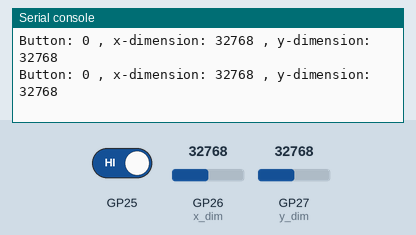
Recording of a program running on a simulated Raspberry Pi Pico running MicroPython. Parts: the last lines printed to the serial console. Inputs (shaded band) come from the test bench; at power-on: GP26 (x_dim) = 32768, GP27 (y_dim) = 32768 (analog values on the 0–65535 scale).

Above: at 1.2 s.
1.3 s: GP26 (x_dim) set to 45874
At 1.31 s:
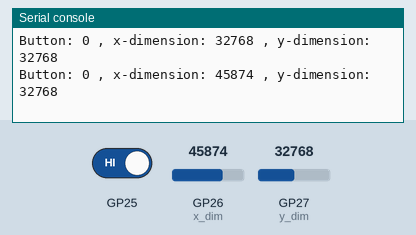
2.8 s: GP27 (y_dim) set to 45874
At 2.82 s:
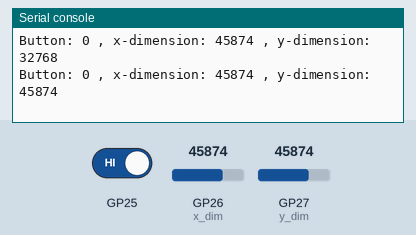
4.3 s: on-board LED held down
At 4.33 s:
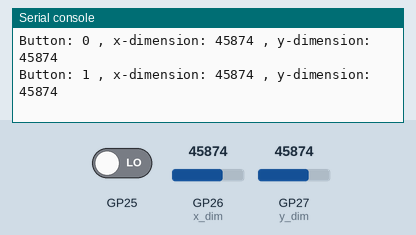
5.8 s: GP26 (x_dim) set to 57670
At 5.84 s:
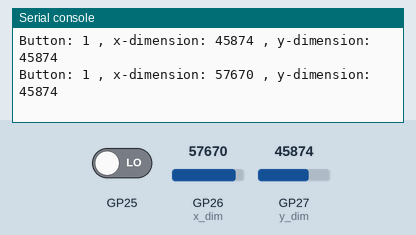
7.3 s: GP27 (y_dim) set to 57670
At 7.35 s:
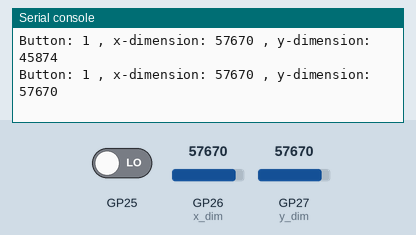
8.8 s: on-board LED released
At 8.86 s:
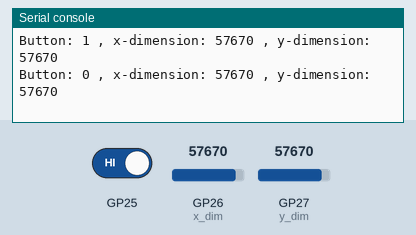
Timing chart, 0 to 11.3 s (numbered marks = the images above; inputs shaded):
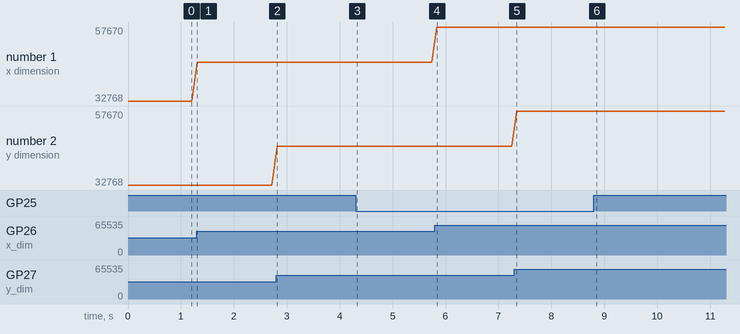

The program:

joystick.py
```python
#Joystick Reading

import machine
from time import sleep
from picozero import Button

button = Button(25) #connecting to GPIO 25
x_dim = machine.ADC(26) # connecting to ADC GPIO 26
y_dim = machine.ADC(27) # connecting to ADC GPIO 27

while True:
    x_value = x_dim.read_u16()
    y_value = y_dim.read_u16()
    print(f'Button: {button.value} , x-dimension: {x_value} , y-dimension: {y_value}')
    sleep(0.1)
```

Measured:
- after the input at 1.3 s, the serial console: prints a new line at once (image 1)
- after the input at 2.8 s, the serial console: prints a new line at once (image 2)
- after the input at 4.3 s, the serial console: prints a new line at once (image 3)
- after the input at 5.8 s, the serial console: prints a new line at once (image 4)
- after the input at 7.3 s, the serial console: prints a new line after 0.05 s (image 5)
- after the input at 8.8 s, the serial console: prints a new line after 0.06 s (image 6)
- plotted number 1: 32768 → 45874 after the input at 1.3 s, 45874 → 57670 after the input at 5.8 s
